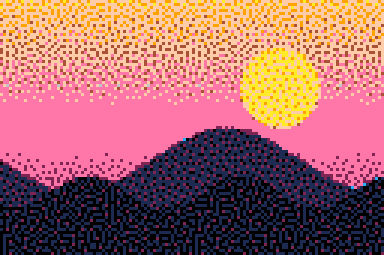
#> input picture assets/example_bluenoise.png, 384 x 255 px
$ python -i effects.py   (imports and definitions only)
#> lines starting #> are read from the running program, lines starting #| are printed output that depends on the picture
#> further down, picture is the input picture: PIL image 384x255 P; mean R, G, B 166.5, 105, 105.3
"""
Retro post-processing effects: CRT bloom, phosphor mask, scanlines, barrel
curvature, chromatic aberration, NTSC color bleed, sprite outline, pixel grid,
and orphan-pixel cleanup.
"""

from __future__ import annotations

import numpy as np
from PIL import Image, ImageFilter


# [17 lines left out: function apply_scanlines, not called in this run]


def apply_crt(img: Image.Image, glow: float = 0.5, vignette: float = 0.4) -> Image.Image:
    """
    Approximate a CRT screen with a soft glow and corner vignette.

    The image is blended with a blurred copy of itself (bloom) and then
    darkened toward the corners (vignette). There is no geometric
    curvature or barrel distortion — glow + vignette only.
    """
#> called with glow = 0.5, vignette = 0.4
    base = img.convert("RGB")
    blurred = base.filter(ImageFilter.GaussianBlur(radius=3))
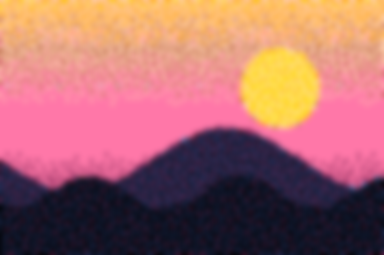
#> blurred: PIL image 384x255 RGB; mean R, G, B 166.6, 105, 105.3

    # Blend bloom
    arr_base = np.array(base, dtype=np.float32)
    arr_blur = np.array(blurred, dtype=np.float32)
    bloom = np.clip(arr_base + glow * (arr_blur - arr_base) * 0.6, 0, 255)
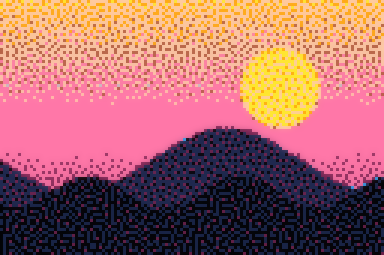
#> bloom: shape (255, 384, 3) float32; mean R, G, B 166.5, 105, 105.3

    # Vignette
    h, w, _ = bloom.shape
#> h = 255; w = 384
    yy, xx = np.mgrid[0:h, 0:w].astype(np.float32)
    cy, cx = (h - 1) / 2.0, (w - 1) / 2.0
#> cy = 127; cx = 191.5
    dist = np.sqrt(((xx - cx) / cx) ** 2 + ((yy - cy) / cy) ** 2)
    falloff = np.clip(1.0 - vignette * dist, 0, 1)
    bloom = bloom * falloff[..., None]
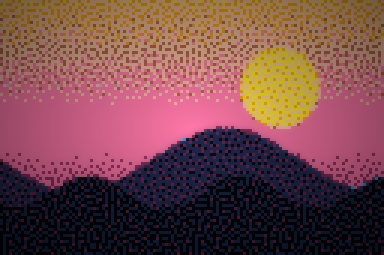
#> bloom: shape (255, 384, 3) float32; mean R, G, B 117, 72.8, 74.6

    return Image.fromarray(np.clip(bloom, 0, 255).astype(np.uint8))


# [20 lines left out: function apply_phosphor, not called in this run]


# ---------------------------------------------------------------------------
# 3.0 effects (outline / grid / chromatic / bleed ported from the 3.0 branch;
# curvature + cleanup are new)
# ---------------------------------------------------------------------------

RGBTuple = tuple


# [92 lines left out: functions apply_grid, _background_mask, _dilate, apply_outline, apply_chromatic_aberration, not called in this run]


_RGB_TO_YIQ = np.array(
    [[0.299, 0.587, 0.114], [0.596, -0.274, -0.322], [0.211, -0.523, 0.312]],
    dtype=np.float32,
)
_YIQ_TO_RGB = np.linalg.inv(_RGB_TO_YIQ).astype(np.float32)


# [68 lines left out: functions _box_blur_h, apply_color_bleed, apply_curvature, cleanup_orphans, not called in this run]

>>> from PIL import Image
>>> picture = Image.open('../assets/example_bluenoise.png')
>>> result = apply_crt(picture)

$ run again, on assets/compare_hardware.png
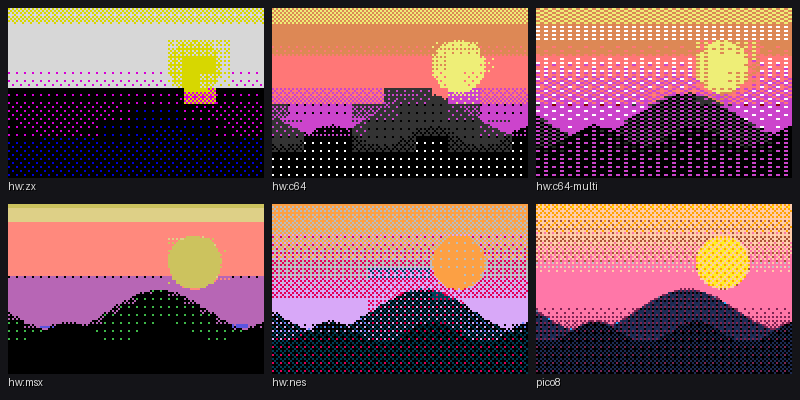
#> input picture assets/compare_hardware.png, 800 x 400 px
#> picture is the input picture: PIL image 800x400 RGB; mean R, G, B 124, 84.8, 86
#> in apply_crt, `blurred = base.filter(ImageFilter.GaussianBlur(radius=3))`:
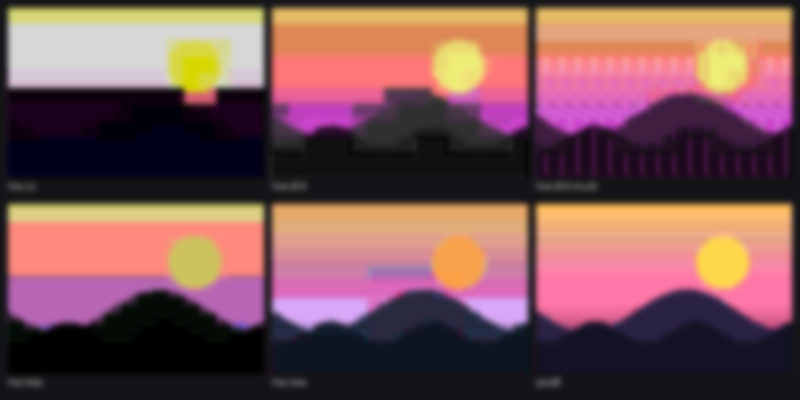
#> blurred: PIL image 800x400 RGB; mean R, G, B 124, 84.8, 86
#> in apply_crt, `bloom = bloom * falloff[..., None]`:
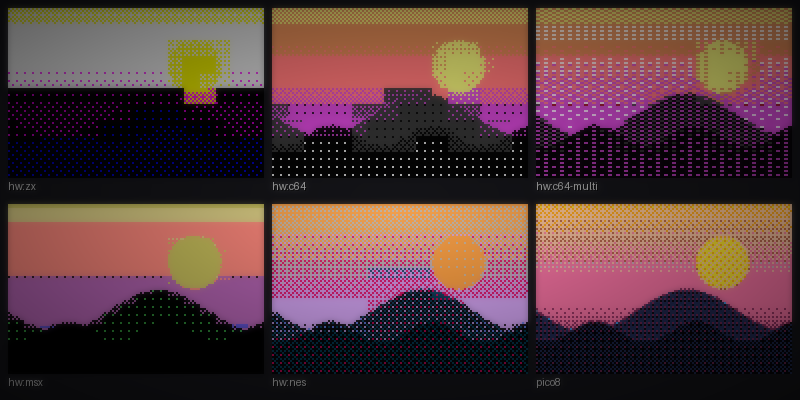
#> bloom: shape (400, 800, 3) float32; mean R, G, B 87, 58.9, 60.1

$ run again, on assets/compare_hardware_16bit.png
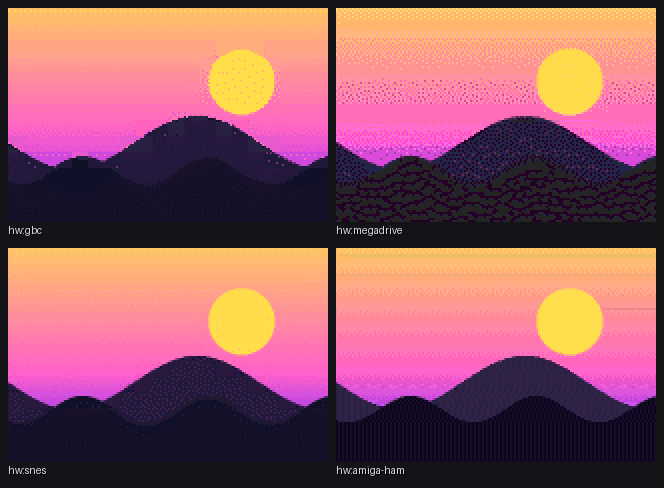
#> input picture assets/compare_hardware_16bit.png, 664 x 488 px
#> picture is the input picture: PIL image 664x488 RGB; mean R, G, B 148.2, 89.2, 99.1
#> in apply_crt, `blurred = base.filter(ImageFilter.GaussianBlur(radius=3))`:
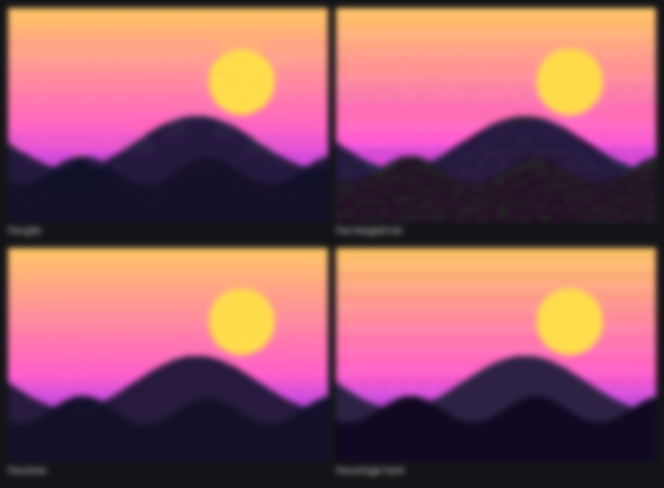
#> blurred: PIL image 664x488 RGB; mean R, G, B 148.2, 89.3, 99.1
#> in apply_crt, `bloom = bloom * falloff[..., None]`:
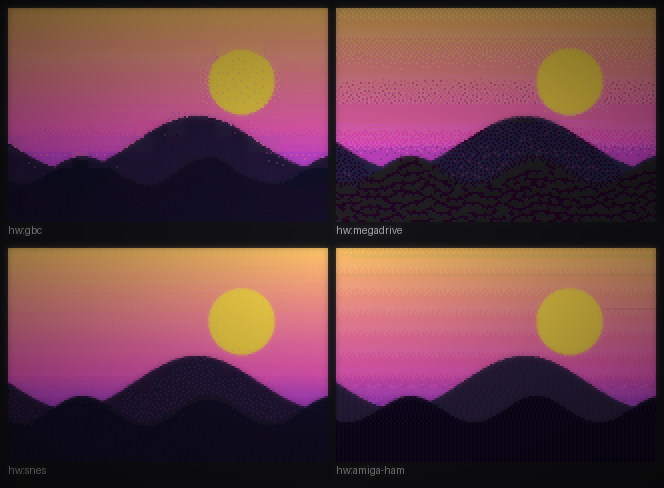
#> bloom: shape (488, 664, 3) float32; mean R, G, B 103.6, 62.3, 69.3
